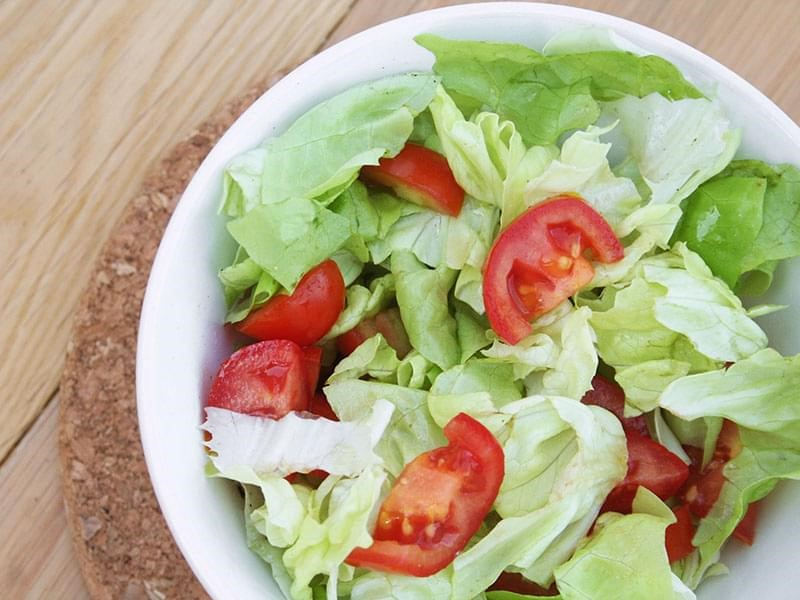
#> input picture Vision/Project1/salad.jpg, 800 x 600 px, found by its file name
$ python TomatoMasking.py
#> lines starting #> are read from the running program, lines starting #| are printed output that depends on the picture; after the words box and inside, x2 and y2 are one past the last pixel; in counts of white or black regions, pixels touching at a corner belong together
#!/usr/bin/env python3
# -*- coding: utf-8 -*-
r"""
This is one of the Intro Projects for the Missouri S&T Multirotor Design Team.
The link to the project can be found here:
https://missourimrr.github.io/docs/vision/opencv/blue_tomatoes/

This is my implementation of the project. The goal is to turn the tomatoes in
this image blue. The requirements are below.
"""

##############################################################################
#                               Requirements                                 #
##############################################################################
# Read the image into a numpy array using cv2, setting up cv2 for clustering #
# and masking the photo use cv2 to mask all the reds in the tomato and turn  #
# those tomatoes blue. Output the image and save it                          #
##############################################################################

## Imports
# Built-in
import os
import logging
# External
import cv2 # opencv-python
import numpy as np
import matplotlib.pyplot as plt
import matplotlib.image as mpimg

# Set up logging
logging.basicConfig(level=logging.INFO)

# This is all done in one function but it could be broken up into multiple
# and/or classes, which helps with readability and maintainability.
# I am just doing this for simplicity
def main() -> None:

    ## Read the image into a numpy array
    # - os.path.join() creates a file path that is compatible with the OS using
    # strings passed in as arguments
    # - os.getcwd() gets the current working directory
    # These are used to get a path to the image file from the working directory
    # which I have set as the root of this git repository
    img = mpimg.imread(os.path.join(os.getcwd(), "Vision", "Project1", "salad.jpg"))
#> img is the input picture: shape (600, 800, 3); mean R, G, B 180.5, 171.4, 136.2

    ## Set up clustering on the image
    # Vectorize the image data
    logging.info("Vectorizing the image data...")
    vectorized = img.reshape((-1, 3))
    vectorized = np.float32(vectorized)

    # Set up termination criteria for cv2.kmeans
    termination_criteria = (cv2.TERM_CRITERIA_EPS + cv2.TERM_CRITERIA_MAX_ITER, 10, 1.0)
    K = 9
    _, label, center = cv2.kmeans(vectorized, K, bestLabels=None, criteria=termination_criteria, attempts=10, flags=0)
#> center = [[196.1, 167.1, 142.2], [224.3, 232, 230.9], [166.6, 191.5, 123.7], [205.1, 93.54, 73.85], [168.2, 48.1, 28.51], [153.3, 116.9, 92.55], [128.6, 160.4, 69.6], [88.13, 64.49, 24.33], [197.8, 206.9, 172.7]]

    k_image = np.uint8(center)[label.flatten()]
    k_image = k_image.reshape((img.shape))
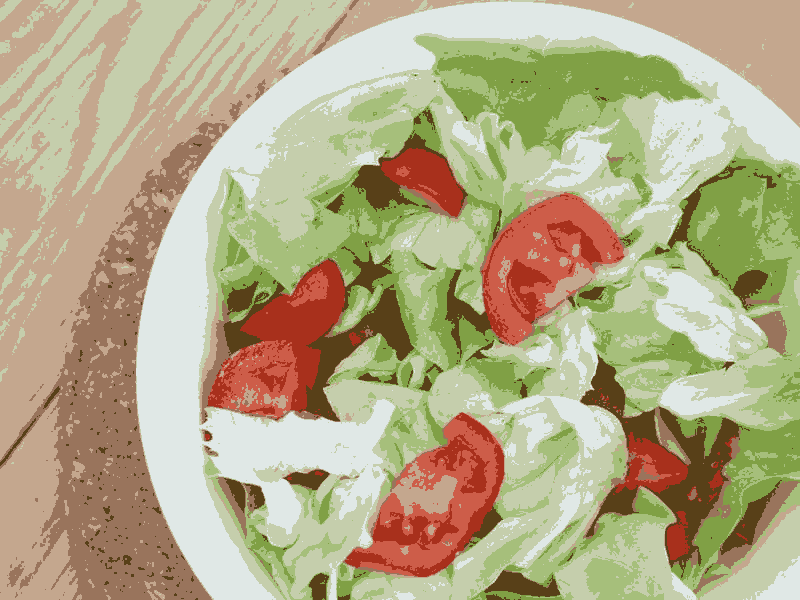
#> k_image: shape (600, 800, 3); mean R, G, B 180, 171, 135.6

    ## Set up a mask for the reds
    # Convert the image to HSV
    logging.info("Converting the image to HSV...")
    img_hsv = cv2.cvtColor(k_image, cv2.COLOR_RGB2HSV)
#> img_hsv: shape (600, 800, 3); mean H, S, V 36.5, 82.4, 189.7

    # Set up the lower and upper bounds for the reds
    lower_red = np.array([0, 50, 100])
    upper_red = np.array([10, 255, 255])

    # Create the mask
    logging.info("Creating a mask for reds...")
    mask = cv2.inRange(img_hsv, lower_red, upper_red)
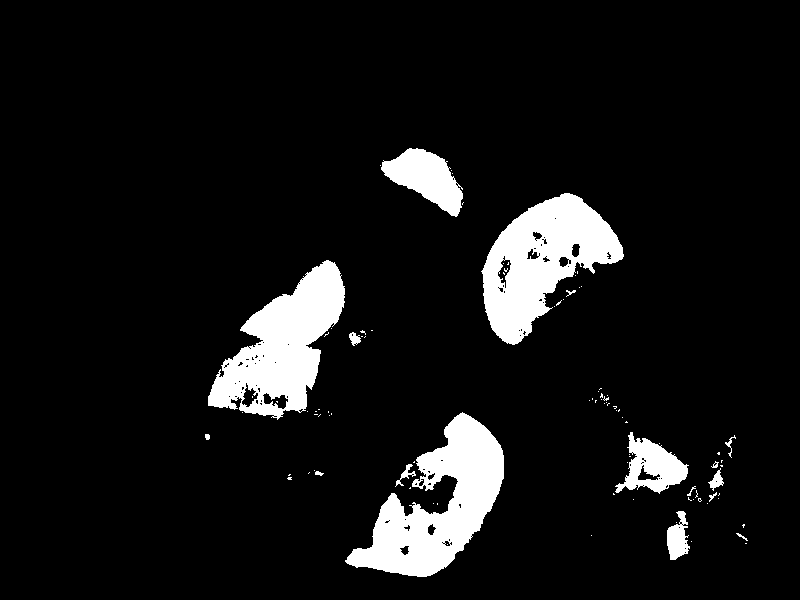
#> mask: shape (600, 800); 8.4% white; 96 white regions (79 under 20 px), largest, box (x1, y1, x2, y2) and area: (345, 412, 504, 577) 11772, (481, 193, 624, 345) 11011, (208, 260, 345, 420) 10759
    mask = np.dstack((mask, mask, mask))

    # Apply the mask
    logging.info("Applying the mask...")
    img_array = np.copy(img)
    img_array = np.where(mask==(0, 0, 0), img_array, 255 - img_array)
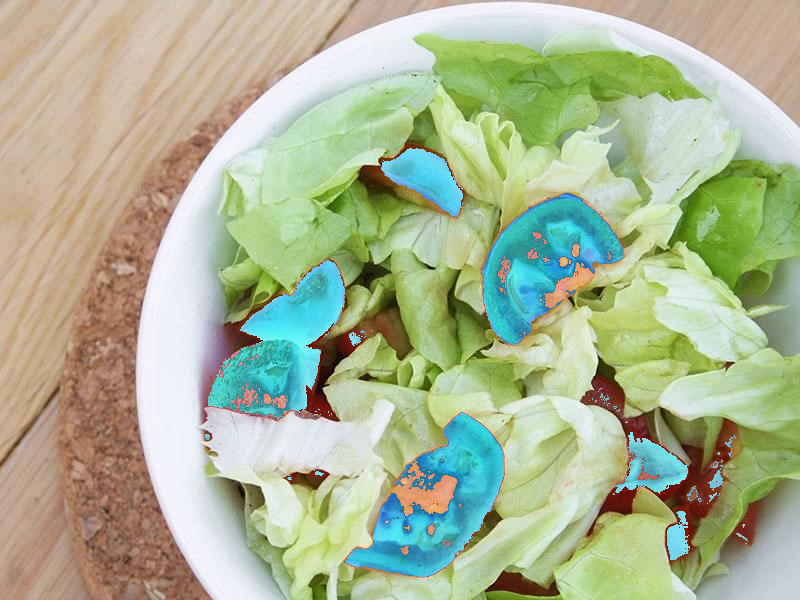
#> img_array: shape (600, 800, 3); mean of channels 0, 1, 2 170.6, 181, 149.1; drawn as R, G, B

    # Ask the user if they want to save the image or just display it
    logging.info("Image processing complete.")
    save = input("Do you want to save the image? [Y/n]:\n->: ")
#> the answer given: out.png
    if save.lower() == "y" or save == "":
        # Save the image
        mpimg.imsave(os.path.join(os.getcwd(), "Vision", "Project1", "blue_tomatoes.jpg"), img_array)
    else:
        # Display the image
        plt.imshow(img_array)
        plt.show()

if __name__ == "__main__":
    main()
